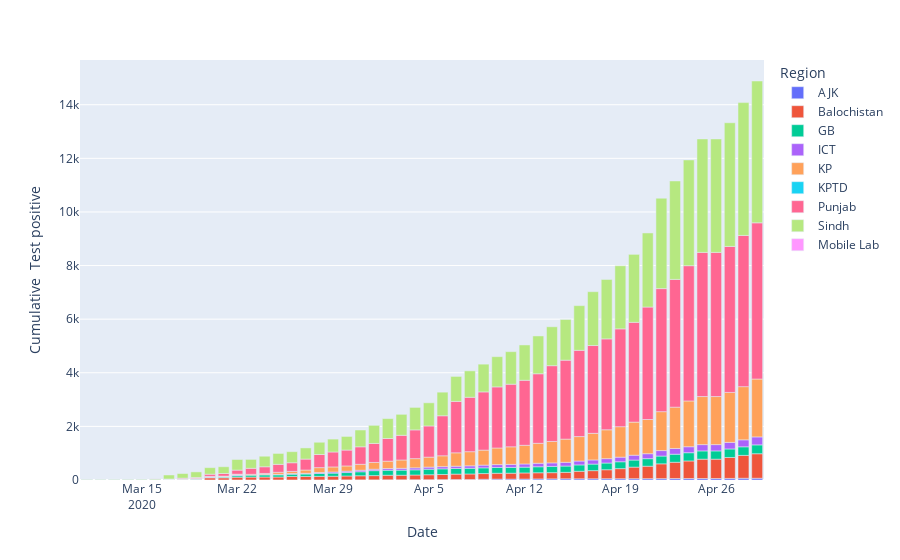

Write notebook code for a chart like this one.
### Markdown cell above
### Cumulative Positive Region-wise Breakup

### Code cell
n = data.groupby(['Date' ,'Region'])['Cumulative  Test positive'].sum().reset_index()
px.bar(n, x='Date', y='Cumulative  Test positive', color='Region')
